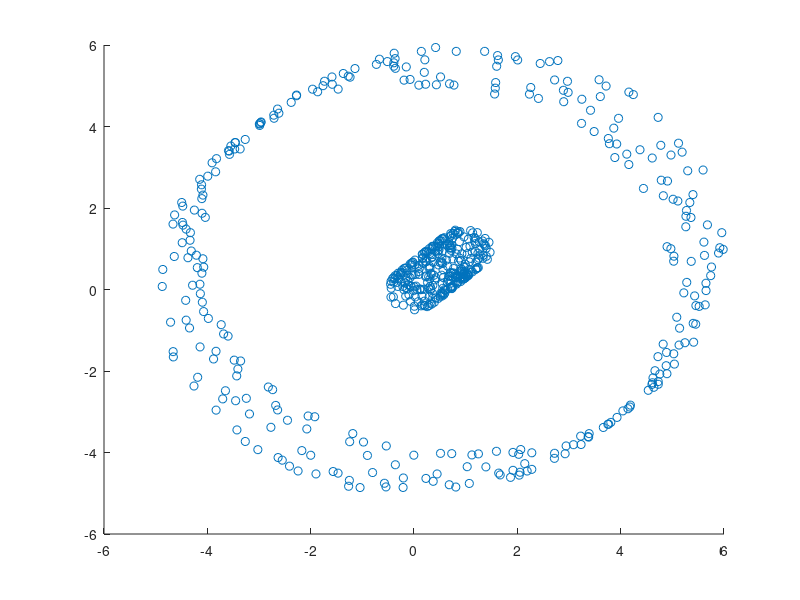

Recreate this plot in MATLAB. (Note: this script raises an error after producing the figure.)
clear;
close all

rng('default') % For reproducibility

% Parameters for data generation
N = 300;  % Size of each cluster
r1 = 0.5; % Radius of first circle
r2 = 5;   % Radius of second circle
theta = linspace(0,2*pi,N)';

X1 = r1*[cos(theta),sin(theta)]+ rand(N,1); 
X2 = r2*[cos(theta),sin(theta)]+ rand(N,1);
X = [X1;X2]; % Noisy 2-D circular data set

scatter(X(:,1),X(:,2))

idx = dbscan(X,1,5); % The default distance metric is Euclidean distance

gscatter(X(:,1),X(:,2),idx);
title('DBSCAN Using Euclidean Distance Metric')